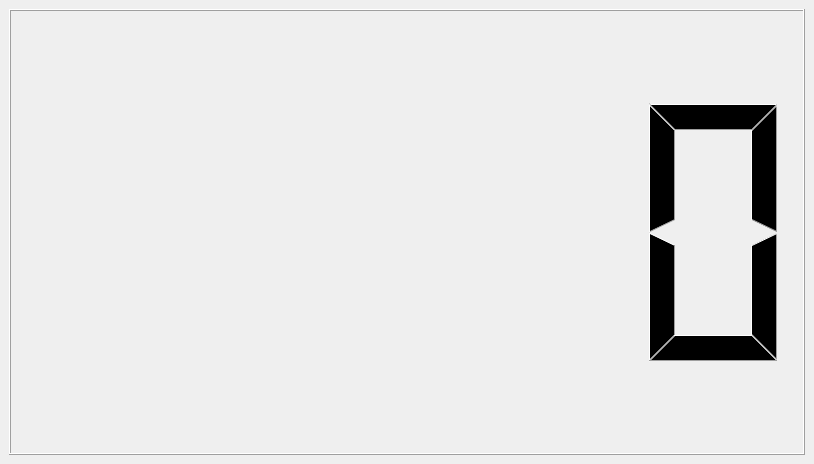
<?xml version="1.0" encoding="UTF-8"?>
<ui version="4.0">
 <class>MainWindow</class>
 <widget class="QMainWindow" name="MainWindow">
  <property name="geometry">
   <rect>
    <x>0</x>
    <y>0</y>
    <width>814</width>
    <height>464</height>
   </rect>
  </property>
  <property name="windowTitle">
   <string>MainWindow</string>
  </property>
  <widget class="QWidget" name="centralwidget">
   <property name="sizePolicy">
    <sizepolicy hsizetype="Expanding" vsizetype="Expanding">
     <horstretch>0</horstretch>
     <verstretch>0</verstretch>
    </sizepolicy>
   </property>
   <layout class="QVBoxLayout" name="verticalLayout_2">
    <item>
     <layout class="QVBoxLayout" name="verticalLayout">
      <item>
       <layout class="QHBoxLayout" name="horizontalLayout">
        <item>
         <widget class="QLCDNumber" name="lcdNumber"/>
        </item>
       </layout>
      </item>
     </layout>
    </item>
   </layout>
  </widget>
 </widget>
 <resources/>
 <connections/>
</ui>
